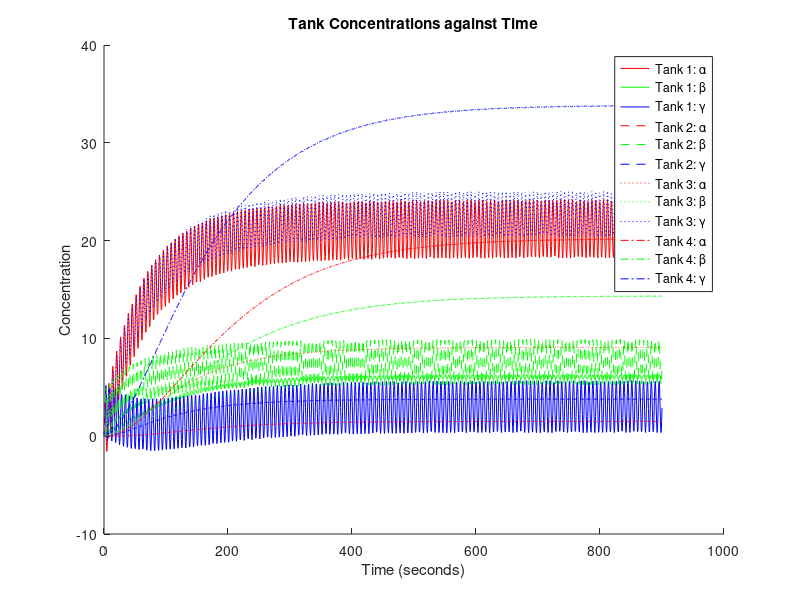

Reproduce this figure in MATLAB.
function Portfolio4_249383
    % Clean up workspace and command window
    close all; % Close all figure windows
    clear; % Clear all variables from workspace
    clc; % Clear command window

    % Initial conditions
    initConc = zeros(1, 12); % Initial concentrations for all chemicals in all tanks
    timeSpan = [0 900]; % Time span for the simulation in seconds
    
    % Solve the system of ODEs
    [time, concentrations] = ode45(@calculateConcentrations, timeSpan, initConc);
    
    % Plot the results
    plotConcentrationData(time, concentrations);
end

% Function defining the rate of change for the ODE system
function dYdt = calculateConcentrations(t, Y)
    % Constants for chemical injections and tank parameters
    alphaInjection = 900; % Injection rate for Alpha
    betaInjection = 60; % Injection rate for Beta
    gammaInjection = 800; % Injection rate for Gamma
    tuningParam = 40; % Tuning parameter for the system
    tankVolume = 300; % Volume of each tank

    % Initialise the rate of change vector
    dYdt = zeros(12, 1);

    % Define the continuity equations for each chemical in each tank

    % Tank 1
    % Rate of change of Alpha in Tank 1
    dYdt(1) = (4*Y(4) - 5*Y(1) + alphaInjection * sin(t + pi/2) + 100) / tankVolume;
    % Rate of change of Beta in Tank 1
    dYdt(2) = (4*Y(5) - 5*Y(2) + betaInjection * sin(t)) / tankVolume;
    % Rate of change of Gamma in Tank 1
    dYdt(3) = (4*Y(6) - 5*Y(3) + gammaInjection * sin(t)) / tankVolume;

    % Tank 2
    % Rate of change of Alpha in Tank 2
    dYdt(4) = (2*Y(4) + Y(7) - 8*Y(4)) / tankVolume;
    % Rate of change of Beta in Tank 2
    dYdt(5) = (2*Y(5) + Y(8) - 8*Y(5) + 700 * sin(t) + tuningParam) / tankVolume;
    % Rate of change of Gamma in Tank 2
    dYdt(6) = (2*Y(6) + Y(9) - 8*Y(6)) / tankVolume;

    % Tank 3
    % Rate of change of Alpha in Tank 3
    dYdt(7) = (2*Y(1) + 2*Y(4) - 5*Y(7)) / tankVolume;
    % Rate of change of Beta in Tank 3
    dYdt(8) = (2*Y(2) + 2*Y(5) - 5*Y(8)) / tankVolume;
    % Rate of change of Gamma in Tank 3
    dYdt(9) = (2*Y(3) + 2*Y(6) - 5*Y(9) + 700 * sin(t + pi/2) + 100) / tankVolume;

    % Tank 4
    % Rate of change of Alpha in Tank 4
    dYdt(10) = (Y(1) + 2*Y(4) + 4*Y(7) - 3*Y(10)) / tankVolume;
    % Rate of change of Beta in Tank 4
    dYdt(11) = (Y(2) + 2*Y(5) + 4*Y(8) - 3*Y(11)) / tankVolume;
    % Rate of change of Gamma in Tank 4
    dYdt(12) = (Y(3) + 2*Y(6) + 4*Y(9) - 3*Y(12)) / tankVolume;
end

% Function to plot the concentrations
function plotConcentrationData(time, concentrations)
    % Create a new figure for the plots
    figure;
    hold on; % Hold on to add multiple plots to the same figure

    % Plot the concentrations for each tank and chemical with different styles
    plot(time, concentrations(:, 1), 'r', 'DisplayName', 'Tank 1: \alpha'); % Tank 1: Alpha
    plot(time, concentrations(:, 2), 'g', 'DisplayName', 'Tank 1: \beta'); % Tank 1: Beta
    plot(time, concentrations(:, 3), 'b', 'DisplayName', 'Tank 1: \gamma'); % Tank 1: Gamma
    plot(time, concentrations(:, 4), 'r--', 'DisplayName', 'Tank 2: \alpha'); % Tank 2: Alpha
    plot(time, concentrations(:, 5), 'g--', 'DisplayName', 'Tank 2: \beta'); % Tank 2: Beta
    plot(time, concentrations(:, 6), 'b--', 'DisplayName', 'Tank 2: \gamma'); % Tank 2: Gamma
    plot(time, concentrations(:, 7), 'r:', 'DisplayName', 'Tank 3: \alpha'); % Tank 3: Alpha
    plot(time, concentrations(:, 8), 'g:', 'DisplayName', 'Tank 3: \beta'); % Tank 3: Beta
    plot(time, concentrations(:, 9), 'b:', 'DisplayName', 'Tank 3: \gamma'); % Tank 3: Gamma
    plot(time, concentrations(:, 10), 'r-.', 'DisplayName', 'Tank 4: \alpha'); % Tank 4: Alpha
    plot(time, concentrations(:, 11), 'g-.', 'DisplayName', 'Tank 4: \beta'); % Tank 4: Beta
    plot(time, concentrations(:, 12), 'b-.', 'DisplayName', 'Tank 4: \gamma'); % Tank 4: Gamma

    % Add labels and title to the plot
    xlabel('Time (seconds)'); % X-axis label
    ylabel('Concentration'); % Y-axis label
    title('Tank Concentrations against Time'); % Plot title

    % Display the legend
    legend('show');

    % Finalise plot
    hold off; % Release the hold on the figure
end
